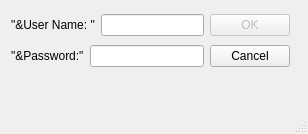
<?xml version="1.0" encoding="UTF-8"?>
<ui version="4.0">
 <class>loginWindow</class>
 <widget class="QMainWindow" name="loginWindow">
  <property name="geometry">
   <rect>
    <x>0</x>
    <y>0</y>
    <width>308</width>
    <height>134</height>
   </rect>
  </property>
  <property name="windowTitle">
   <string>Login</string>
  </property>
  <widget class="QWidget" name="centralWidget">
   <widget class="QWidget" name="verticalLayoutWidget">
    <property name="geometry">
     <rect>
      <x>0</x>
      <y>0</y>
      <width>301</width>
      <height>81</height>
     </rect>
    </property>
    <layout class="QVBoxLayout" name="verticalLayout">
     <item>
      <layout class="QHBoxLayout" name="userHorizontalLayout">
       <item>
        <widget class="QLabel" name="userLabel">
         <property name="text">
          <string>&quot;&amp;User Name: &quot;</string>
         </property>
        </widget>
       </item>
       <item>
        <widget class="QLineEdit" name="userLine"/>
       </item>
       <item>
        <widget class="QPushButton" name="okButton">
         <property name="enabled">
          <bool>false</bool>
         </property>
         <property name="text">
          <string>OK</string>
         </property>
         <property name="default">
          <bool>true</bool>
         </property>
        </widget>
       </item>
      </layout>
     </item>
     <item>
      <layout class="QHBoxLayout" name="passwoardHorizontalLayout">
       <item>
        <widget class="QLabel" name="passwordLabel">
         <property name="text">
          <string>&quot;&amp;Password:&quot;</string>
         </property>
        </widget>
       </item>
       <item>
        <widget class="QLineEdit" name="passwordLine"/>
       </item>
       <item>
        <widget class="QPushButton" name="cancelButton">
         <property name="enabled">
          <bool>true</bool>
         </property>
         <property name="text">
          <string>Cancel</string>
         </property>
        </widget>
       </item>
      </layout>
     </item>
    </layout>
   </widget>
  </widget>
  <widget class="QStatusBar" name="statusBar"/>
 </widget>
 <layoutdefault spacing="6" margin="11"/>
 <resources/>
 <connections/>
</ui>
